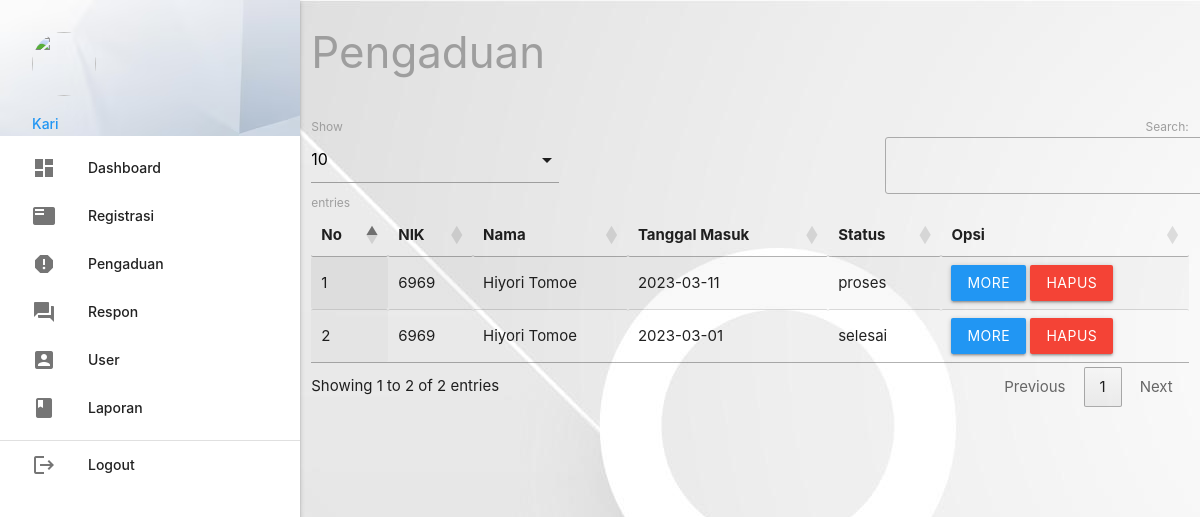
Page /admin/index.php?p=pengaduan (signed in) on the committed database.
### tables this page shows
CREATE TABLE `pengaduan` (
  `id_pengaduan` int(5) NOT NULL,
  `tgl_pengaduan` varchar(20) NOT NULL,
  `nik` varchar(16) NOT NULL,
  `isi_laporan` text NOT NULL,
  `foto` varchar(255) NOT NULL,
  `status` enum('proses','selesai') NOT NULL
);

CREATE TABLE `masyarakat` (
  `nik` varchar(16) NOT NULL,
  `nama` varchar(35) NOT NULL,
  `username` varchar(25) NOT NULL,
  `password` varchar(255) NOT NULL,
  `telp` varchar(13) NOT NULL
);

### admin/pengaduan.php (the view, shortened to what this page needs)
       <div class="row">
         <div class="col s12 m9">
           <h3 class="grey-text">Pengaduan</h3>
         </div>
       </div>
       <table id="example" class="display responsive-table" style="width:100%">
         <thead>
             <tr>
			<th>No</th>
			<th>NIK</th>
			<th>Nama</th>
			<th>Tanggal Masuk</th>
			<th>Status</th>
			<th>Opsi</th>
             </tr>
         </thead>
         <tbody>
<?php
	$no=1;
	$query = mysqli_query($koneksi,"SELECT * FROM pengaduan INNER JOIN masyarakat ON pengaduan.nik=masyarakat.nik ORDER BY pengaduan.id_pengaduan DESC");
	while ($r=mysqli_fetch_assoc($query)) { ?>
	<tr>
		<td><?php echo $no++; ?></td>
		<td><?php echo $r['nik']; ?></td>
		<td><?php echo $r['nama']; ?></td>
		<td><?php echo $r['tgl_pengaduan']; ?></td>
		<td><?php echo $r['status']; ?></td>
		<td><a class="btn modal-trigger blue" href="#more?id_pengaduan=<?php echo $r['id_pengaduan'] ?>">More</a>  <a class="btn red" onclick="return confirm('Anda Yakin Ingin Menghapus?')" href="index.php?p=pengaduan_hapus&id_pengaduan=<?php echo $r['id_pengaduan'] ?>">Hapus</a></td>
	</tr>
           <?php  }
            ?>
         </tbody>
       </table>

### admin/index.php (shortened to what this page needs)
<?php
	include '../conn/koneksi.php';
 ?>
  <!DOCTYPE html>
  <html>
    <head>
      <link type="text/css" rel="stylesheet" href="../css/materialize.min.css"  media="screen,projection"/>
      <link rel="stylesheet" href="https://cdnjs.cloudflare.com/ajax/libs/materialize/1.0.0/css/materialize.min.css">
      <link rel="stylesheet" type="text/css" href="https://cdn.datatables.net/1.10.19/css/jquery.dataTables.css">
    </head>
    <body style="background:url(../img/bg2.jpg); background-size: '640×960' ;">
    <div class="row">
      <div class="col s12 m3">
          <ul id="slide-out" class="sidenav sidenav-fixed">
              <li>
                  <div class="user-view">
                      <div class="background">
                          <img src="../img/fotologin.jpg">
                      </div>
                      <a href="#user"><img class="circle" src="https://cdn5.vectorstock.com/i/1000x1000/01/69/businesswoman-character-avatar-icon-vector-12800169.jpg"></a>
                      <a href="#name"><span class="blue-text name"><?php echo ucwords($_SESSION['data']['nama_petugas']); ?></span></a>
                  </div>
              </li>
              <li><a href="index.php?p=dashboard"><i class="material-icons">dashboard</i>Dashboard</a></li>
              <li><a href="index.php?p=registrasi"><i class="material-icons">featured_play_list</i>Registrasi</a></li>
              <li><a href="index.php?p=pengaduan"><i class="material-icons">report</i>Pengaduan</a></li>
              <li><a href="index.php?p=respon"><i class="material-icons">question_answer</i>Respon</a></li>
              <li><a href="index.php?p=user"><i class="material-icons">account_box</i>User</a></li>
              <li><a href="index.php?p=laporan"><i class="material-icons">book</i>Laporan</a></li>
              <li>
                  <div class="divider"></div>
              </li>
              <li><a class="waves-effect" href="../index.php?p=logout"><i class="material-icons">logout</i>Logout</a></li>
          </ul>
          <a href="#" data-target="slide-out" class="btn sidenav-trigger"><i class="material-icons">menu</i></a>
      </div>
      <div class="col s12 m9">
	<?php
		if(@$_GET['p']==""){
			include_once 'dashboard.php';
		}
		elseif(@$_GET['p']=="dashboard"){
			include_once 'dashboard.php';
		}
		elseif(@$_GET['p']=="registrasi"){
			include_once 'registrasi.php';
		}
		elseif(@$_GET['p']=="regis_hapus"){
			$query = mysqli_query($koneksi,"DELETE FROM masyarakat WHERE nik='".$_GET['nik']."'");
			if($query){
				header('location:index.php?p=registrasi');
			}
		}
		elseif(@$_GET['p']=="pengaduan"){
			include_once 'pengaduan.php';
		}
		elseif(@$_GET['p']=="more"){
			include_once 'more.php';
		}
		elseif(@$_GET['p']=="respon"){
			include_once 'respon.php';
		}
		elseif(@$_GET['p']=="tanggapan_hapus"){
			$query = mysqli_query($koneksi,"DELETE FROM tanggapan WHERE id_tanggapan='".$_GET['id_tanggapan']."'");
			if($query){
				header('location:index.php?p=respon');
			}
		}
		elseif(@$_GET['p']=="user"){
			include_once 'user.php';
		}
		elseif(@$_GET['p']=="user_input"){
			include_once 'user_input.php';
		}
		elseif(@$_GET['p']=="user_edit"){
			include_once 'user_edit.php';
		}
		elseif(@$_GET['p']=="user_hapus"){
			$query = mysqli_query($koneksi,"DELETE FROM petugas WHERE id_petugas='".$_GET['id_petugas']."'");
			if($query){
				header('location:index.php?p=user');
			}
		}
		elseif(@$_GET['p']=="laporan"){
			include_once 'laporan.php';
		}
	 ?>
      </div>
    </div>
    </body>
  </html>

### rows in the picture
pengaduan: masyarakat.nik "6969", masyarakat.nama "Hiyori Tomoe", tgl_pengaduan "2023-03-11", status "proses"
pengaduan: masyarakat.nik "6969", masyarakat.nama "Hiyori Tomoe", tgl_pengaduan "2023-03-01", status "selesai"

### other values in the picture
$_SESSION['data']['nama_petugas'] "Kari"
